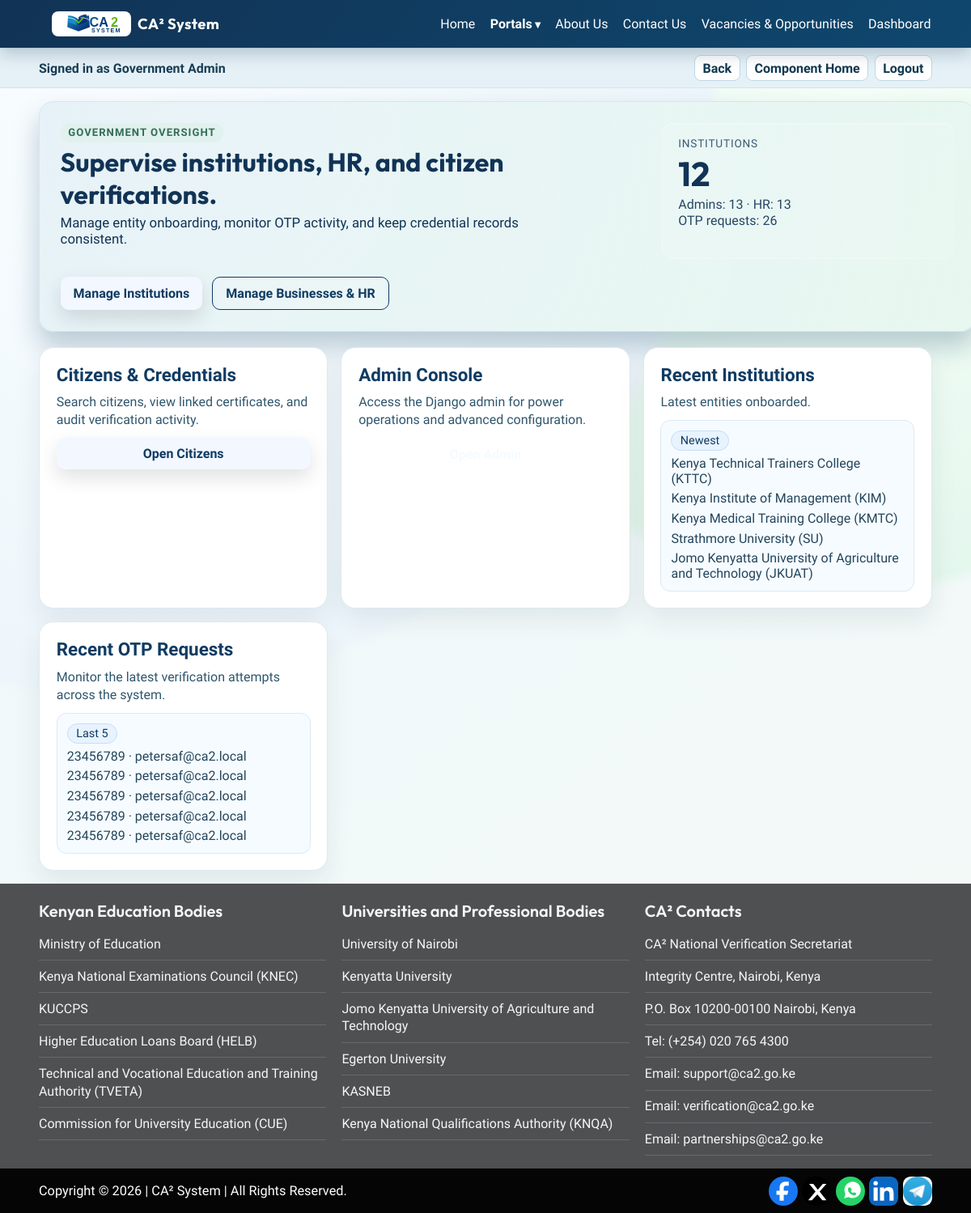
/dashboard/admin/ (signed in), run on the app's committed database.
### accounts/models.py (models this page shows, shortened)
class User(AbstractUser):
    class Role(models.TextChoices):
        GOVERNMENT_ADMIN = "GOV_ADMIN", "Government Admin"
        INSTITUTION_ADMIN = "INST_ADMIN", "Institution Admin"
        HR_MANAGER = "HR_MANAGER", "HR Manager"
        CITIZEN = "CITIZEN", "Citizen"
    username = models.CharField(max_length=150, unique=True)
    email = models.EmailField(unique=True)
    role = models.CharField(max_length=20, choices=Role.choices)
    USERNAME_FIELD = "email"
    REQUIRED_FIELDS = ["username"]
    objects = UserManager()

### institutions/models.py (models this page shows, shortened)
class Institution(models.Model):
    name = models.CharField(max_length=255, unique=True)
    code = models.CharField(max_length=30, unique=True)
    is_exam_body = models.BooleanField(default=False)
    created_at = models.DateTimeField(auto_now_add=True)

### verification/models.py (models this page shows, shortened)
class OTPRequest(models.Model):
    national_id = models.CharField(max_length=20, db_index=True)
    citizen = models.ForeignKey("citizens.CitizenProfile", on_delete=models.CASCADE, related_name="otp_requests")
    requested_by = models.ForeignKey(
        settings.AUTH_USER_MODEL, on_delete=models.PROTECT, related_name="otp_requests"
    )
    otp_hash = models.CharField(max_length=255)
    expires_at = models.DateTimeField()
    is_used = models.BooleanField(default=False)
    attempts = models.PositiveIntegerField(default=0)
    request_ip = models.GenericIPAddressField(null=True, blank=True)
    user_agent = models.CharField(max_length=255, blank=True)
    created_at = models.DateTimeField(auto_now_add=True)
    class Meta:
        ordering = ("-created_at",)

### accounts/views.py (the view)
# urls.py: path("dashboard/admin/", dashboard_admin, name="dashboard_admin"),
@role_required(User.Role.GOVERNMENT_ADMIN)
def dashboard_admin(request):
    from citizens.models import CitizenProfile
    institutions_qs = Institution.objects.all()
    businesses_qs = Business.objects.all()
    otp_qs = OTPRequest.objects.all()
    context = {
        "institutions_count": institutions_qs.count(),
        "businesses_count": businesses_qs.count(),
        "institution_admins_count": User.objects.filter(role=User.Role.INSTITUTION_ADMIN, is_active=True).count(),
        "business_hr_count": HRProfile.objects.count(),
        "citizens_count": CitizenProfile.objects.count(),
        "records_count": CertificateRecord.objects.count(),
        "otp_requests_count": otp_qs.count(),
        "recent_institutions": institutions_qs.order_by("-created_at")[:5],
        "recent_businesses": businesses_qs.order_by("-created_at")[:5],
        "recent_otps": otp_qs.select_related("citizen", "requested_by").order_by("-created_at")[:5],
        "recent_access_logs": VerificationAccessLog.objects.select_related("citizen", "business", "hr_user")
        .order_by("-accessed_at")[:5],
    }
    return render(request, "accounts/dashboard_admin.html", context)

### accounts/views.py (called while the page is built, shortened)
def role_required(*roles):
    def decorator(view_func):
        @wraps(view_func)
        @login_required
        def _wrapped(request, *args, **kwargs):
            return view_func(request, *args, **kwargs)
        return _wrapped
    return decorator

### templates/accounts/dashboard_admin.html
{% extends "base.html" %}
{% block content %}
<div class="dashboard-hero soft alt">
    <div>
        <p class="eyebrow">Government Oversight</p>
        <h1>Supervise institutions, HR, and citizen verifications.</h1>
        <p class="lede">Manage entity onboarding, monitor OTP activity, and keep credential records consistent.</p>
    </div>
    <div class="hero-panel">
        <p class="kpi-label">Institutions</p>
        <p class="kpi-value">{{ institutions_count }}</p>
        <p class="kpi-sub">Admins: {{ institution_admins_count }} · HR: {{ business_hr_count }}</p>
        <p class="kpi-mini">OTP requests: {{ otp_requests_count }}</p>
    </div>
    <div class="hero-actions">
        <a class="btn btn-primary" href="{% url 'government_institutions' %}">Manage Institutions</a>
        <a class="btn btn-ghost" href="{% url 'government_businesses' %}">Manage Businesses & HR</a>
    </div>
</div>
<div class="dashboard-cards">
    <article class="card-cta">
        <h2>Citizens & Credentials</h2>
        <p>Search citizens, view linked certificates, and audit verification activity.</p>
        <a class="btn btn-primary" href="{% url 'government_citizens' %}">Open Citizens</a>
    </article>
    <article class="card-cta">
        <h2>Admin Console</h2>
        <p>Access the Django admin for power operations and advanced configuration.</p>
        <a class="btn btn-ghost" href="/admin/">Open Admin</a>
    </article>
    <article class="card-cta">
        <h2>Recent Institutions</h2>
        <p>Latest entities onboarded.</p>
        <div class="card-inline">
            <span class="pill info">Newest</span>
            <ul class="mini-list">
                {% for inst in recent_institutions %}
                    <li>{{ inst.name }} ({{ inst.code }})</li>
                {% empty %}
                    <li>No institutions yet.</li>
                {% endfor %}
            </ul>
        </div>
    </article>
    <article class="card-cta">
        <h2>Recent OTP Requests</h2>
        <p>Monitor the latest verification attempts across the system.</p>
        <div class="card-inline">
            <span class="pill info">Last 5</span>
            <ul class="mini-list">
                {% for r in recent_otps %}
                    <li>{{ r.national_id }} · {{ r.requested_by.email }}</li>
                {% empty %}
                    <li>No OTP activity yet.</li>
                {% endfor %}
            </ul>
        </div>
    </article>
</div>
{% endblock %}

### templates/base.html (shortened to what this page needs)
{% load static %}
<!DOCTYPE html>
<html lang="en">
<head>
    <link rel="stylesheet" href="{% static 'css/styles.css' %}">
</head>
<body>
    <header class="site-header">
        <div class="container header-wrap">
            <a class="brand" href="{% url 'home' %}">
                <img class="brand-logo" src="{% static 'images/ca2-logo-system.svg' %}" alt="CA2 System Logo">
                <span class="brand-name">CA² System</span>
            </a>
            <nav class="top-nav">
                <a href="{% url 'home' %}">Home</a>
                <details class="nav-dropdown">
                    <summary>Portals</summary>
                </details>
                <a href="{% url 'about_us' %}">About Us</a>
                <a href="{% url 'contact_us' %}">Contact Us</a>
                <a href="{% url 'vacancies_opportunities' %}">Vacancies & Opportunities</a>
                {% if user.is_authenticated %}
                    <a href="{% url 'role_redirect' %}">Dashboard</a>
                {% else %}
                    <a href="{% url 'login' %}">Login</a>
                    <a href="{% url 'citizen_register' %}">Citizen Signup</a>
                {% endif %}
            </nav>
        </div>
    </header>
    {% if user.is_authenticated %}
        <div class="component-bar">
            <div class="container component-wrap">
                <span class="component-role">Signed in as {{ user.get_role_display }}</span>
                <div class="component-actions">
                    <a href="javascript:history.back()">Back</a>
                    <a href="{% url 'role_redirect' %}">Component Home</a>
                    <a href="{% url 'logout' %}">Logout</a>
                </div>
            </div>
        </div>
    {% endif %}
    <main class="container">
        {% block content %}{% endblock %}
    </main>
    <footer class="site-footer">
        <div class="footer-top">
            <div class="container footer-grid">
                <section class="footer-col">
                    <h3>Kenyan Education Bodies</h3>
                    <ul class="footer-list">
                        <li><a href="https://www.education.go.ke/" target="_blank" rel="noopener">Ministry of Education</a></li>
                        <li><a href="https://www.knec.ac.ke/" target="_blank" rel="noopener">Kenya National Examinations Council (KNEC)</a></li>
                        <li><a href="https://www.kuccps.net/" target="_blank" rel="noopener">KUCCPS</a></li>
                        <li><a href="https://www.helb.co.ke/" target="_blank" rel="noopener">Higher Education Loans Board (HELB)</a></li>
                        <li><a href="https://www.tveta.go.ke/" target="_blank" rel="noopener">Technical and Vocational Education and Training Authority (TVETA)</a></li>
                        <li><a href="https://www.cue.or.ke/" target="_blank" rel="noopener">Commission for University Education (CUE)</a></li>
                    </ul>
                </section>
                <section class="footer-col">
                    <h3>Universities and Professional Bodies</h3>
                    <ul class="footer-list">
                        <li><a href="https://www.uonbi.ac.ke/" target="_blank" rel="noopener">University of Nairobi</a></li>
                        <li><a href="https://www.ku.ac.ke/" target="_blank" rel="noopener">Kenyatta University</a></li>
                        <li><a href="https://www.jkuat.ac.ke/" target="_blank" rel="noopener">Jomo Kenyatta University of Agriculture and Technology</a></li>
                        <li><a href="https://www.egerton.ac.ke/" target="_blank" rel="noopener">Egerton University</a></li>
                        <li><a href="https://www.kasneb.or.ke/" target="_blank" rel="noopener">KASNEB</a></li>
                        <li><a href="https://www.knqa.go.ke/" target="_blank" rel="noopener">Kenya National Qualifications Authority (KNQA)</a></li>
                    </ul>
                </section>
                <section class="footer-col">
                    <h3>CA² Contacts</h3>
                    <ul class="footer-list contacts">
                        <li><span>CA² National Verification Secretariat</span></li>
                        <li><span>Integrity Centre, Nairobi, Kenya</span></li>
                        <li><span>P.O. Box 10200-00100 Nairobi, Kenya</span></li>
                        <li><span>Tel: (+254) 020 765 4300</span></li>
                        <li><span>Email: support@ca2.go.ke</span></li>
                        <li><span>Email: verification@ca2.go.ke</span></li>
                        <li><span>Email: partnerships@ca2.go.ke</span></li>
                    </ul>
                </section>
            </div>
        </div>
        <div class="footer-bottom">
            <div class="container footer-bottom-wrap">
                <p>Copyright &copy; {% now "Y" %} | CA² System | All Rights Reserved.</p>
                <div class="social-links">
                    <a href="#" aria-label="Facebook">
                        <img src="{% static 'images/social-facebook.svg' %}" alt="Facebook">
                    </a>
                    <a href="#" aria-label="X">
                        <img src="{% static 'images/social-x.svg' %}" alt="X">
                    </a>
                    <a href="#" aria-label="WhatsApp">
                        <img src="{% static 'images/social-whatsapp.svg' %}" alt="WhatsApp">
                    </a>
                    <a href="#" aria-label="LinkedIn">
                        <img src="{% static 'images/social-linkedin.svg' %}" alt="LinkedIn">
                    </a>
                    <a href="#" aria-label="Telegram">
                        <img src="{% static 'images/social-telegram.jfif' %}" alt="Telegram">
                    </a>
                </div>
            </div>
        </div>
    </footer>
</body>
</html>

### data on the page
User: role "Government Admin"
Institution: name "Kenya Technical Trainers College", code "KTTC"
Institution: name "Kenya Institute of Management", code "KIM"
Institution: name "Kenya Medical Training College", code "KMTC"
Institution: name "Strathmore University", code "SU"
Institution: name "Jomo Kenyatta University of Agriculture and Technology", code "JKUAT"
OTPRequest: national_id "23456789", requested_by.email "petersaf@ca2.local"
OTPRequest: national_id "23456789", requested_by.email "petersaf@ca2.local"
OTPRequest: national_id "23456789", requested_by.email "petersaf@ca2.local"
OTPRequest: national_id "23456789", requested_by.email "petersaf@ca2.local"
OTPRequest: national_id "23456789", requested_by.email "petersaf@ca2.local"

### other printed values
{{ institutions_count }} "12"
{{ institution_admins_count }} "13"
{{ business_hr_count }} "13"
{{ otp_requests_count }} "26"
